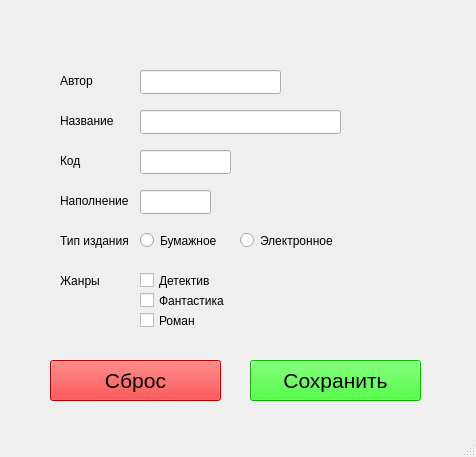
<?xml version="1.0" encoding="UTF-8"?>
<ui version="4.0">
 <class>MainWindow</class>
 <widget class="QMainWindow" name="MainWindow">
  <property name="geometry">
   <rect>
    <x>0</x>
    <y>0</y>
    <width>476</width>
    <height>457</height>
   </rect>
  </property>
  <property name="windowTitle">
   <string>MainWindow</string>
  </property>
  <widget class="QWidget" name="centralwidget">
   <widget class="QLineEdit" name="author">
    <property name="geometry">
     <rect>
      <x>140</x>
      <y>70</y>
      <width>141</width>
      <height>24</height>
     </rect>
    </property>
   </widget>
   <widget class="QLabel" name="author_label">
    <property name="geometry">
     <rect>
      <x>60</x>
      <y>70</y>
      <width>49</width>
      <height>21</height>
     </rect>
    </property>
    <property name="text">
     <string>Автор</string>
    </property>
   </widget>
   <widget class="QLineEdit" name="name">
    <property name="geometry">
     <rect>
      <x>140</x>
      <y>110</y>
      <width>201</width>
      <height>24</height>
     </rect>
    </property>
   </widget>
   <widget class="QLabel" name="name_label">
    <property name="geometry">
     <rect>
      <x>60</x>
      <y>110</y>
      <width>71</width>
      <height>21</height>
     </rect>
    </property>
    <property name="text">
     <string>Название</string>
    </property>
   </widget>
   <widget class="QLabel" name="code_label">
    <property name="geometry">
     <rect>
      <x>60</x>
      <y>150</y>
      <width>61</width>
      <height>21</height>
     </rect>
    </property>
    <property name="text">
     <string>Код</string>
    </property>
   </widget>
   <widget class="QLineEdit" name="code">
    <property name="geometry">
     <rect>
      <x>140</x>
      <y>150</y>
      <width>91</width>
      <height>24</height>
     </rect>
    </property>
   </widget>
   <widget class="QLabel" name="contents_label">
    <property name="geometry">
     <rect>
      <x>60</x>
      <y>190</y>
      <width>81</width>
      <height>21</height>
     </rect>
    </property>
    <property name="text">
     <string>Наполнение</string>
    </property>
   </widget>
   <widget class="QLineEdit" name="contents">
    <property name="geometry">
     <rect>
      <x>140</x>
      <y>190</y>
      <width>71</width>
      <height>24</height>
     </rect>
    </property>
   </widget>
   <widget class="QLabel" name="type_label">
    <property name="geometry">
     <rect>
      <x>60</x>
      <y>230</y>
      <width>81</width>
      <height>21</height>
     </rect>
    </property>
    <property name="text">
     <string>Тип издания</string>
    </property>
   </widget>
   <widget class="QRadioButton" name="type_paper">
    <property name="geometry">
     <rect>
      <x>140</x>
      <y>230</y>
      <width>90</width>
      <height>21</height>
     </rect>
    </property>
    <property name="text">
     <string>Бумажное</string>
    </property>
    <property name="checkable">
     <bool>true</bool>
    </property>
    <property name="autoExclusive">
     <bool>true</bool>
    </property>
   </widget>
   <widget class="QRadioButton" name="type_digital">
    <property name="geometry">
     <rect>
      <x>240</x>
      <y>230</y>
      <width>101</width>
      <height>21</height>
     </rect>
    </property>
    <property name="text">
     <string>Электронное</string>
    </property>
    <property name="autoExclusive">
     <bool>true</bool>
    </property>
   </widget>
   <widget class="QLabel" name="genres_label">
    <property name="geometry">
     <rect>
      <x>60</x>
      <y>270</y>
      <width>71</width>
      <height>21</height>
     </rect>
    </property>
    <property name="text">
     <string>Жанры</string>
    </property>
   </widget>
   <widget class="QCheckBox" name="genre_detective">
    <property name="geometry">
     <rect>
      <x>140</x>
      <y>270</y>
      <width>77</width>
      <height>21</height>
     </rect>
    </property>
    <property name="text">
     <string>Детектив</string>
    </property>
   </widget>
   <widget class="QCheckBox" name="genre_fiction">
    <property name="geometry">
     <rect>
      <x>140</x>
      <y>290</y>
      <width>91</width>
      <height>21</height>
     </rect>
    </property>
    <property name="text">
     <string>Фантастика</string>
    </property>
   </widget>
   <widget class="QCheckBox" name="genre_novel">
    <property name="geometry">
     <rect>
      <x>140</x>
      <y>310</y>
      <width>91</width>
      <height>21</height>
     </rect>
    </property>
    <property name="text">
     <string>Роман</string>
    </property>
   </widget>
   <widget class="QPushButton" name="discard">
    <property name="geometry">
     <rect>
      <x>50</x>
      <y>360</y>
      <width>171</width>
      <height>41</height>
     </rect>
    </property>
    <property name="font">
     <font>
      <pointsize>16</pointsize>
     </font>
    </property>
    <property name="styleSheet">
     <string notr="true">background-color: rgb(255, 0, 0);
color: rgb(0, 0, 0);</string>
    </property>
    <property name="text">
     <string>Сброс</string>
    </property>
   </widget>
   <widget class="QPushButton" name="save">
    <property name="geometry">
     <rect>
      <x>250</x>
      <y>360</y>
      <width>171</width>
      <height>41</height>
     </rect>
    </property>
    <property name="font">
     <font>
      <pointsize>16</pointsize>
     </font>
    </property>
    <property name="styleSheet">
     <string notr="true">background-color: rgb(17, 255, 0);
color: rgb(0, 0, 0);</string>
    </property>
    <property name="text">
     <string>Сохранить</string>
    </property>
   </widget>
   <widget class="QLabel" name="author_error">
    <property name="geometry">
     <rect>
      <x>410</x>
      <y>70</y>
      <width>271</width>
      <height>21</height>
     </rect>
    </property>
    <property name="styleSheet">
     <string notr="true">color: rgb(255, 0, 0);</string>
    </property>
    <property name="text">
     <string/>
    </property>
   </widget>
   <widget class="QLabel" name="name_error">
    <property name="geometry">
     <rect>
      <x>410</x>
      <y>110</y>
      <width>271</width>
      <height>21</height>
     </rect>
    </property>
    <property name="styleSheet">
     <string notr="true">color: rgb(255, 0, 0);</string>
    </property>
    <property name="text">
     <string/>
    </property>
   </widget>
   <widget class="QLabel" name="code_error">
    <property name="geometry">
     <rect>
      <x>410</x>
      <y>150</y>
      <width>271</width>
      <height>21</height>
     </rect>
    </property>
    <property name="styleSheet">
     <string notr="true">color: rgb(255, 0, 0);</string>
    </property>
    <property name="text">
     <string/>
    </property>
   </widget>
   <widget class="QLabel" name="contents_error">
    <property name="geometry">
     <rect>
      <x>410</x>
      <y>190</y>
      <width>271</width>
      <height>21</height>
     </rect>
    </property>
    <property name="styleSheet">
     <string notr="true">color: rgb(255, 0, 0);</string>
    </property>
    <property name="text">
     <string/>
    </property>
   </widget>
   <widget class="QLabel" name="type_error">
    <property name="geometry">
     <rect>
      <x>350</x>
      <y>230</y>
      <width>331</width>
      <height>21</height>
     </rect>
    </property>
    <property name="styleSheet">
     <string notr="true">color: rgb(255, 0, 0);</string>
    </property>
    <property name="text">
     <string/>
    </property>
   </widget>
  </widget>
  <widget class="QStatusBar" name="statusbar"/>
 </widget>
 <resources/>
 <connections/>
</ui>
